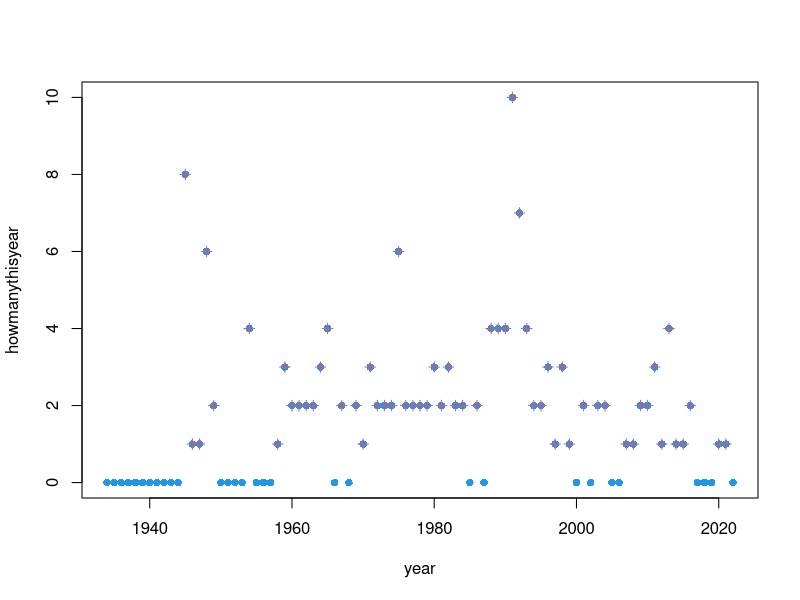

This chart was generated by the following R code:
#+++++++++++++++++++++++++++++++++++++++++++++++++++++++++++++++++
# This code takes in the master spreadsheet of events and country 
# names/codes/years to build the data framework of country-years
# and the DV (mkonset) as well as other MK event related variables
#+++++++++++++++++++++++++++++++++++++++++++++++++++++++++++++++++

library(readxl)
library(dplyr)
library(stringr)
setwd("/Users/nmbryce/Documents/R/SRA/2023-Statistical-Risk-Assessment-github/1.Buildcountryyears_and_mk_data/")
# 1. Read in country information. ====

# I had tried this with the COW countries, but I think the Gleditch
# are a better fit. So I'm switching to that.

### COW version (having made some changes to the excel sheet)
# install.packages("readxl")
#countryinfo <- read_excel("EWP mass killing events master list_cjh.xlsx", sheet = "cow_states")

# Gleditsch version
countryinfo <- read_excel("EWP mass killing events master list_cjh.xlsx", sheet = " Gleditsch ind states")
nrow(countryinfo)

# Drop any country that *ended* in 1945 or before. 
countryinfo <- countryinfo %>% filter(end_year_2017>1945)
nrow(countryinfo)
countryinfo <- countryinfo %>% rename(ccode = COW_number)

# If the country lasted until 2017, when the data stopped, 
# assume it lasted until 2022. 
# Exceptions will need to be made by hand as if updating the data.
countryinfo <- countryinfo %>% 
  mutate(end_year = ifelse(end_year_2017 < 2017, end_year_2017, 2022)) %>%
  mutate(start_year = ifelse(entry_year<1945, 1945, entry_year))


# 1.2 Compare to the set of country years we have been working with ====
legacy_countryinfo = read.csv("legacy_countryyears_29Aug2023.csv")

# Inspect first year of each country (by COWcode)
#legacy_countryinfo %>% group_by(COWcode) %>% slice_min(order_by = year, n = 1) %>% View()


# What whole countries are in our legacy set that we are missing in our new frame?
sum(is.na(legacy_countryinfo$COWcode))
missingfromours = setdiff(legacy_countryinfo$COWcode, countryinfo$ccode)
legacy_countryinfo %>% filter(COWcode %in% missingfromours) %>% select(country_name) %>% unique()

# The missing ccodes in the current data correspond to Germany and Yemen. 
# In the legacy data these had various ccodes:
legacy_countryinfo %>% 
  filter(country_name %in% c("Germany","Yemen")) %>% 
  select(country_name, COWcode, year) %>% arrange(COWcode, year) %>% View()

# In the current data, we have Germany and Yemen but with different names ccodes:
# countryinfo %>% 
#   filter(str_detect(COW_name, "Yemen")) %>% 
#   select(COW_name, ccode, start_year, end_year) %>% 
#   View()
# 
# countryinfo %>% 
#   filter(str_detect(COW_name, "German")) %>% 
#   select(COW_name, ccode, start_year, end_year) %>% 
#   View()

# So we have choices to make about how to handle these two.
# Decision for Germany: 
# Gleiditsch data had two countries called "Germany".
# The one that continues through was given cow code 255, 
# which is considered modern day Germany. The one that ends in 1990
# was given code 260.  This appears to be wrong; east Germany/GDR ought to be 265.
# In the new data, 260 is used for GFR (West Germany) and unified Germany.
# So I will start with the new data and: (i) change "German Federal Republic" 
# to be "Germany", and change it to 255 to match COW. I will rename
# GDR as "Germany (east)" and leave it with ccode 265.

countryinfo_old = countryinfo # preserve original for double checking

countryinfo = countryinfo %>% 
  mutate(COW_name = if_else(COW_name == "German Federal Republic", "Germany", COW_name)) %>% 
  mutate(COW_name = if_else(COW_name == "German Democratic Republic","Germany (East)", COW_name)) %>% 
  mutate(ccode = if_else(ccode == 260, 255, ccode))

# Verify intended renaming
#countryinfo %>%  filter(str_detect(COW_name, "German")) %>% select(COW_name, ccode, start_year, end_year) %>% View()


# What whole countries are in our new set that were not in the legacy set?
missingfromlegacy = setdiff(countryinfo$ccode, legacy_countryinfo$COWcode)
countryinfo %>% filter(ccode %in% missingfromlegacy) %>% select(COW_name) %>% unique()

# These were missing from the legacy set: 
# Bahamas, Barbados, Belize, Serbia, Iceland, Cape Verde, Zanzibar, Tibet, Brunei
# Some of these (e.g. Bahamas, Belize, Brunei) are getting close to 500k, but not yet.
# We will have to keep an eye on these.
# Zanzibar and Tibet I think we do not consider independent.
# Cape Verde may have passed 500k in about 2007 so we should discuss including.
# Serbia is not actually missing in our new data; it has a COWcode of 340 in our 
# current data  whereas it was coded to 345 in the legacy data, which 
# is Yugoslavia in the new data.

# Before proceeding, remove those from the new data (via ccode)
countryinfo = countryinfo %>% filter(!ccode %in% missingfromlegacy)

length(unique(countryinfo_old$ccode))
length(unique(countryinfo$ccode))

# 1.3 Reconcile differences in years ====

# First, we have been using country-year for the legacy data, but let's 
# collapse it down:

legacy_countryinfo_country = legacy_countryinfo %>% 
  group_by(COWcode) %>%
  summarize(
    country_name_legacy = first(country_name),
    min_year_legacy = min(year),
    max_year_legacy = max(year), 
  ) %>%
  rename(ccode_legacy = COWcode)

#View(legacy_countryinfo_country)

# Merge with the new countryinfo:
merged_countryinfo_full <- full_join(countryinfo, legacy_countryinfo_country, by = c("ccode" = "ccode_legacy"))
#View(merged_countryinfo_full)

# Make comparison easier:
merged_countryinfo_full = merged_countryinfo_full %>% 
  select(ccode, COW_name, start_year, end_year, country_name_legacy, min_year_legacy, max_year_legacy) %>%
  rename(min_year_new = start_year, max_year_new = end_year)

#View(merged_countryinfo_full)

# Highlight discrepancies:
merged_countryinfo_full = merged_countryinfo_full %>% 
  mutate(start_discrepancy = min_year_new - min_year_legacy,
         end_discrepancy = max_year_new - max_year_legacy)


# Check where the start or end years disagree:
disagreements = merged_countryinfo_full %>% 
  filter(min_year_new != min_year_legacy | max_year_new != max_year_legacy) %>%
  arrange(desc(abs(start_discrepancy)))

#View(disagreements)

#The big disagreements are in small countries and so probably correspond to 
# population size issues.  Then there are small and medium disagreements
# that must correspond to years of independence. 

# FOR PRESENT PURPOSES
# we will stick with the timings in the legacy data. But these can be revisited
# in the future. 

# We can remove the only things that didn't match: the Germany and Yemen
# rows formed by ccodes we aren't using anymore:
usecountryinfo = merged_countryinfo_full %>% filter(!is.na(COW_name))

# Create "use_start_year" and "use_end_year" to reflect the choice we will use:
usecountryinfo = usecountryinfo %>% 
  mutate(use_start_year = min_year_legacy,
        use_end_year = max_year_legacy)


# Exception:  For "Germany" (255) we need to move start date back to 1945.
usecountryinfo[usecountryinfo$ccode==255,"use_start_year"]=1945 

# Fix Yemen: in the old data there was one country running through with cow code 679,
# which is similar to how V-Dem handles it. COW codes also exist though for 
# three Yemens -- essentially a north, south, and modern. 
# In countryinfo we have two Yemens (with longer names), one running all the way through,
# One running only 1967-1990. We will do three Yemens, almost like COW: 
# (i) 678/Yemen (North) until 1989, (ii) South Yemen 1967-1989, and (iii) 
# unified Yemen (679) 1990 onward.

# The Gleiditsch data already has 678 and 680 with the right start and end years.
# We just need to add 679, starting in 1990.
usecountryinfo = usecountryinfo %>% add_row(ccode=679, COW_name="Yemen (unified)", 
                        "use_start_year"=1990, "use_end_year"=2022)

# Exception: change Sri Lanka to start in 1948, not 1972. 
usecountryinfo[stringr::str_detect(usecountryinfo$COW_name, "Sri Lanka"), "use_start_year"] <- 1948

# Exception: change Zimbabwe (Rhodesia) (552) to be independent in 1965, not 1980.
usecountryinfo[stringr::str_detect(usecountryinfo$COW_name, "Zimbabwe"), "use_start_year"] <- 1965


# Change start year to 1934 for anything present in 1945, for later purposes
usecountryinfo = usecountryinfo %>%
  mutate(use_start_year = ifelse(use_start_year == 1945, 1934, use_start_year))

# 2. Build country-year framework ====
data_mk <- data.frame()

# Loop through each row (country) in the begin_end_years data frame
for(i in 1:nrow(usecountryinfo)) {
  ccode <- usecountryinfo$ccode[i]
  #stateabv <- usecountryinfo$COW_abv[i]
  country <- as.character(usecountryinfo$COW_name[i])
  datastartyear <- as.integer(usecountryinfo$use_start_year[i])
  dataendyear <- as.integer(usecountryinfo$use_end_year[i])
  
  # Create a data frame for each country with its specific year range
  temp_df <- expand.grid(year = datastartyear:dataendyear, country = country)

  temp_df$ccode = ccode
  temp_df$country = country
  temp_df$datastartyear = datastartyear
  temp_df$dataendyear = dataendyear
  
  # Append to the master data frame
  data_mk <- rbind(data_mk, temp_df)
}


# Archive for using during debugging
#data_mk_frame = data_mk

# Check
#View(data_mk)


# Check if there are multiple countries with a given ccode in any year
# data_mk %>%
#   group_by(year, ccode) %>%
#   summarise(n = n()) %>%
#   filter(n > 1) %>% View()

# No...yay!

###------------------------------------#
# 3. Code mk onset, ongoing, ever ====
###------------------------------------#

# Read the mk events data.
mk_events <- read_excel("EWP mass killing events master list_cjh.xlsx", sheet = "mk_events")

# Correct some typos:
mk_events = mk_events %>% rename(mk_responsible_state_cow = mk_repsonsible_state_cow,
                                 mk_responsible_state_inheritor1 = mk_repsonsible_state_inheritor1,
                                 mk_responsible_state_inheritor2 = mk_repsonsible_state_inheritor2)

# Check for country names in the events data that don't match
# the country names in the country year data.

missingccodes = setdiff(mk_events$mk_location_cow, data_mk$ccode)

mk_events %>% filter(mk_location_cow %in% missingccodes) %>% select(country)

### Note re: Yemen -- we won't change Ben's data here. The events occur in 678 and 680 (
# North and South); the location inheritance goes through to the unified 
# Yemen in 1990 (679); responsibility is not inherited by 679, by either.

### Zanzibar:  
# in our data structure we have only Tanzania, 
# 1961-present, cow code 510. We don't have Zanzibar (511).
# It also does not have an ISO code. As Ben noted, it was 
# during a brief moment of independence that the killing 
# occurred.  Nevertheless, adding Zanzibar as its own country
# and getting data on it for its few months of existence
# would be tricky or impossible. So I'm recoding this event 
# to Tanzania.  We could, if we want, remove it from Tanzania's
# "ever responsible" record, but I will leave it for now.

mk_events[stringr::str_detect(mk_events$country,"Zanzibar"), "mk_location_cow"] = 510
mk_events[stringr::str_detect(mk_events$country,"Zanzibar"),"mk_location_inheritor1"] = 510 #already true
mk_events[stringr::str_detect(mk_events$country,"Zanzibar"),"mk_responsible_state_cow"] = 510

mk_events %>% filter(country=="Zanzibar") %>% View()


### Serbia
# Serbia inherits responsibility (so, 345 currently)
# whereas the location, though originally in 345 for the onset, is inherited
# by Kosovo (357 as we have it).
mk_events[stringr::str_detect(mk_events$country,"Serbia"), "mk_location_cow"] = 345
mk_events[stringr::str_detect(mk_events$country,"Serbia"),"mk_location_inheritor1"] = 357 #already true
mk_events[stringr::str_detect(mk_events$country,"Serbia"),"mk_responsible_state_cow"] = 345
mk_events[stringr::str_detect(mk_events$country,"Serbia"),"mk_responsible_state_inheritor1"] = 345

mk_events %>% filter(country=="Serbia") %>% View()

#### This big one: Loop through events and fill in: ====

data_mk$mk_onset_count <- 0 #Init to 0; will be incremented to allow multiple onsets per countryyear.
data_mk$mk_offset_count <- 0 # same story as onset_count
data_mk$mk_ongoing_count <- 0
data_mk$mk_location_ever <- 0
data_mk$mk_responsible_ever <- 0 
data_mk$mk_ongoing_widescope <- 0
data_mk$mk_ongoing_code <- "" 
data_mk$mk_ethnicflag <- "" # this would concatenate ethnic targeting "flag" values

maxyear = max(unique(data_mk$year))

for(j in 1:nrow(mk_events)){
  thisevent = mk_events[j,]  
  startyear = thisevent$startyear
  mk_location_cow = thisevent$mk_location_cow
  
  # Code endyear as maxyear+1 if it hasn't ended yet -- this just 
  # avoids NA problems and does not create an offset that should not be there.
  endyear <- ifelse(is.na(thisevent$endyear), maxyear + 2, thisevent$endyear)
  #endyear = thisevent$endyear
  
  thisevent_code = mk_events[j,"mk_event_code"]

  # in case of multiple onsets per year we will just "add one"
  existingonsetthiscountryyear = data_mk[data_mk$year == startyear & data_mk$ccode == mk_location_cow, "mk_onset_count"]
  data_mk[data_mk$year == startyear & data_mk$ccode == mk_location_cow, "mk_onset_count"] = 1 + existingonsetthiscountryyear 

  # same for offsets
  existingoffsetthiscountryyear = data_mk[data_mk$year == endyear & data_mk$ccode == mk_location_cow, "mk_offset_count"]
  
  # add the new offset, it this event has ended.
  # if the endyear didn't occur yet, this silently does nothing; sneaky.
  data_mk[data_mk$year == endyear & data_mk$ccode == mk_location_cow, "mk_offset_count"] = 1 + existingoffsetthiscountryyear 
  
  #Add a "1" to the ongoing_count 
  # It reads until the endyear of this event...but if it hasn't occured yet
  # it just goes to whatever years we are up to in the data.
  priorcountvector = data_mk[data_mk$year %in% c(startyear:endyear) & data_mk$ccode==mk_location_cow,"mk_ongoing_count"]
  newcountvector = priorcountvector + 1
  data_mk[data_mk$year %in% c(startyear:endyear) & data_mk$ccode==mk_location_cow,"mk_ongoing_count"] = newcountvector
  
  # This location ever:
  #... If it was the location of an event, turn it on forever after:
  data_mk[data_mk$year %in% c(startyear:maxyear) & data_mk$ccode==mk_location_cow,"mk_location_ever"] = 1
  
  #...If it was location inheritor 1 (This will usually, but not always, be redundant with above)
  mk_loc = thisevent$mk_location_cow
  mk_loc_inheritor1 = thisevent$mk_location_inheritor1
  mk_loc_inheritor2 = thisevent$mk_location_inheritor2
  
  # Removing "mk_loc" from the location inheritance since it would otherwise
  # still be inherited by the country where it "occurred" even if the 
  # part of the country that experienced it broke off.
  any_location_inheritor = c(mk_loc_inheritor1, mk_loc_inheritor2) %>% na.omit()
  
  data_mk[data_mk$year %in% c(startyear:maxyear) & 
            data_mk$ccode %in% any_location_inheritor,"mk_location_ever"] = 1
  
  # Now inheritors of responsibility. 
  #  If it was the COW code responsible:
  mk_responsible = thisevent$mk_responsible_state_cow
  mk_responsible_inheritor_1 = thisevent$mk_responsible_state_inheritor1
  
  #It was later decided to ignore the responsible_inheritor_2 column in the data.
  #mk_responsible_inheritor_2 = thisevent$mk_responsible_state_inheritor2
  
    any_responsibility_inheritor = c(mk_responsible, 
                                   mk_responsible_inheritor_1) #, mk_responsible_inheritor_2)
  data_mk[data_mk$year %in% c(startyear:maxyear) & 
            data_mk$ccode %in% any_responsibility_inheritor,"mk_responsible_ever"] = 1
  
  # View(data_mk[data_mk$ccode %in% any_responsibility_inheritor,])

  # Add event code -- only for the mk_locationa_cow; we won't add it to other
  # forms of inheritors...this is not for stats, just for humans to look.
  rows_to_update <- which(data_mk$year >= startyear & data_mk$year <= endyear & data_mk$ccode == thisevent$mk_location_cow)

  # Updating the cells by concatenating the new value with the existing values, 
  # in case there are other ongoings recorded there.
  
  data_mk[rows_to_update, "mk_ongoing_code"] <- paste(data_mk[rows_to_update, "mk_ongoing_code"], thisevent_code, sep="; ")

  # Manage wide/narrow targeting stuff. 
  thisevent_ethnicflag = mk_events[j,"mk_number_eth_groups"]
  
  # Only follow events in this mk_location_cow
  data_mk[rows_to_update, "mk_ethnicflag"] <- paste(data_mk[rows_to_update, "mk_ethnic_flag"], thisevent_ethnicflag, sep="; ")
  }
  
# Turn mk_ongoing_count into an ongoing binary
data_mk = data_mk %>% mutate(mk_ongoing = if_else(mk_ongoing_count>0,1,0))

# Binary onset and offsets
data_mk = data_mk %>% 
  mutate(mk_onset = if_else(mk_onset_count>0,1,0)) %>%
  mutate(mk_offset = if_else(mk_offset_count>0,1,0))

                               
# Turn the concatenated ethnic targeting flags into whatever we want:
data_mk = data_mk %>%
  mutate(widetargeting = if_else(str_detect(mk_ethnicflag, "0|2"), 1, 0)) %>%
  mutate(narrowtargeting = if_else(str_detect(mk_ethnicflag, "1"), 1, 0))
  

# Completeness checks:
# How many events were found
sum(data_mk$mk_onset_count)

# How many should there be?
nrow(mk_events)

#data_mk %>% filter(mk_onset>0) %>% arrange(year) %>% View()
#data_mk %>% group_by(year) %>% summarise(numonsetsthisyear=sum(mk_onset_count)) %>% View()

a = data_mk %>% group_by(year) %>% summarise(howmanythisyear=sum(mk_onset_count))
b = mk_events %>% group_by(startyear) %>% 
  summarise(howmanythisyear=n())
plot(a, pch=16, col=4, ylim=c(0,10))
points(b, pch=3, col=2)


### Save out
saveRDS(data_mk, "basedata2023_13sept2023.rds")
write.csv(data_mk, "basedata2023_13sept2023.csv")



# 4. Important documentation ====

## 4.1. Big coding choices: ====
# Data start in 1934, for any country present in 1945, for purposes of
# FOM lags.

# Overall approach: Use Gleditsch as a starting point for countries and their years,
# then resolve discrepancies. Mostly I resolve disagreements towards the legacy
# countries and years. The disagreements get revealed through the code,
# and should be revisited. This includes differences between start and end years w
# here the "new" (Gleditsch) and "legacy" (sftg -> pitf > ushmm) frames disagree.
# For now we are just using legacy start and end years except where this
# creates a problem (like missing an onset) or we've otherwise chosen otherwise.
# (e.g. Zimbabwe, Sri Lanka; see below).
# You can view the "disagreements" data frame to see these discrepancies.

# If a country ends after 2017, it's ending is not covered by
# Gleditsch, and so we are assuming it goes until the max year.
# Will have to make exceptions by hand if they occur.

# For present purposes, I'm coding only Tanzania (510), not
# Zanzibar (511), because we don't have Zanzibar (511).
# It also does not have an ISO code. As Ben noted, it was
# during a brief moment of independence that the killing
# occurred. Nevertheless, adding Zanzibar as its own country
# and getting data on it for its few months of existence
# would be tricky or impossible. So I'm recoding this event
# to Tanzania. We could, if we want, remove it from Tanzania's
# "ever responsible" record, but I will leave it for now.

# Serbia:
# (1) Ben's original notes say to code the location as 340, inherited by 347.
# Responsibility stays with 340.
# (2) Gleditsch has 347 and calls it Kosovo (2008-onward). Gleditsch
# also has two Serbias with 340, one pre-WWI, and one starting again in
# 2006.
# (3) In our old data framework, we don't have a 340.We have a 345 named
# Serbia (2006 to present) with sftgcode=SRB; another 345 named Serbia
# but with an sftgcode of YGS for 1945-2005, and 347 for Kosovo (347)
# for 2008 onward. So effectively we have one country, called 345, which
# is YGS then SRB, and separately a Kosovo 2008 onward.
# The structure we have might not be a bad fit, though I'm concerned
# about calling Serbia and Yugoslavia by the same CCODE --
# we need to check what data this really draws in from the sources we use.
# Serbia is the largest of the new constitute countries in former YGS but
# not by a lot.
# The decision was made to have Serbia inherit responsibility (so, 345 currently)
# whereas the location, though originally in 345 for the onset, is inherited
# by Kosovo (357 as we have it).This led to a choice to exclude "mk_location"
# (the location of the onset) from the location inheritance as a general rule.
# We could revisit this. It is mainly an issue in former Yugoslovia but
# also a few other places where mk_location and mk_location_inheritance1 don't match.

# Germany:
# Old data had two countries called "Germany".
# The one that continues through was given cow code 255,
# which is considered modern day Germany. The one that ends in 1990
# was given code 260. This appears to be wrong; east Germany/GDR ought to be 265.
# In the new data, 260 is used for GFR (West Germany) and unified Germany.
# So use the Gleditsch coding as a starting point bu then:
# (i) change "German Federal Republic" to be "Germany"
# and change its ccode from 260 to 255.
# (ii) rename GDR to "Germany (east)" and leave it with ccode 265.

# Yemen
# In the old data there is one country running through with cow code 679,
# which is similar to how V-Dem handles it. COW codes also exist though for
# three Yemens -- essentially a north, south, and modern. We return to this 
# here, and it is a good match to Ben's coding.

# Sri Lanka: independence moved up to 1948, fitting Gleditsch,
# and counting an event otherwise missed.

# Zimbabwe (Rhodesia): independence moved up to 1965, fitting Gleditsch,
# and counting an event otherwise missed.

# This emphasizes the need to revisit all discrepancies
# in independence timing between our legacy data and
# Gleditsch... problems were mainly caught when there
# was an MK but there is no telling how many of the other
# disagreements might be problematic.
#
# If you go by cow code, the following appear to be present in Gleditsch but
# missing from the legacy set: Bahamas, Barbados, Belize, Serbia, Iceland,
# Cape Verde, Zanzibar, Tibet, Brunei.
# Some of these (Bahamas, Belize, Brunei) are getting close to 500k, but not yet.
# We will have to keep an eye on these.
# Zanzibar and Tibet we do not consider independent (see note above re: Zanzibar).
# Cape Verde may have passed 500k in about 2007 so we should discuss including.
# Serbia -- see above -- it is not missing but has different COW code.

# Note also that"mk_location" (the cow code where the onset is coded to occur)
# is NOT included as the "location inheritance" code, though it is often the same
# since including it would ensure the event is inherited by the country where
# it "occurred" even if the part of the country that experienced it broke off.

# We also muted "responsible_inheritor_2" as per discussion by email.

## 4.2. Variables included and needed: ====
# Checking what we need for model:
# NB: location_ever {0,1}: has the state experienced a mass killing within its territory since 1945?
# CJH: yes, now called mk_location_ever

# NB: responsible_ever {0,1}: has the state been responsible for a mass killing since 1945?
# CJH: yes, now called mk_responsible_ever

# NB: widetargeting {0,1}: 1 if the state has one or more ongoing mass killings that target multiple groups. This can include both state and nonstate led mass killings.
# CJH: yes, called widetargeting

# NB: narrowtargeting {0,1}: 1 if the state has one or more ongoing mass killings that target one group. This can include both state and nonstate led mass killings.
# CJH: yes, narrowtargeting

# NB: anymk.ongoing {0,1}: 1 if any state or nonstate led mk is ongoing in that year
# CJH: mk_ongoing. There is also a counter of ongoings, mk_ongoing_counter.   
# NB: anymk_onset {0,1}# CJH: mk_onset; there is also mk_onset_counter, which counts how many MKs onset in a given country year (which is occasionally 2 or even 3). 

